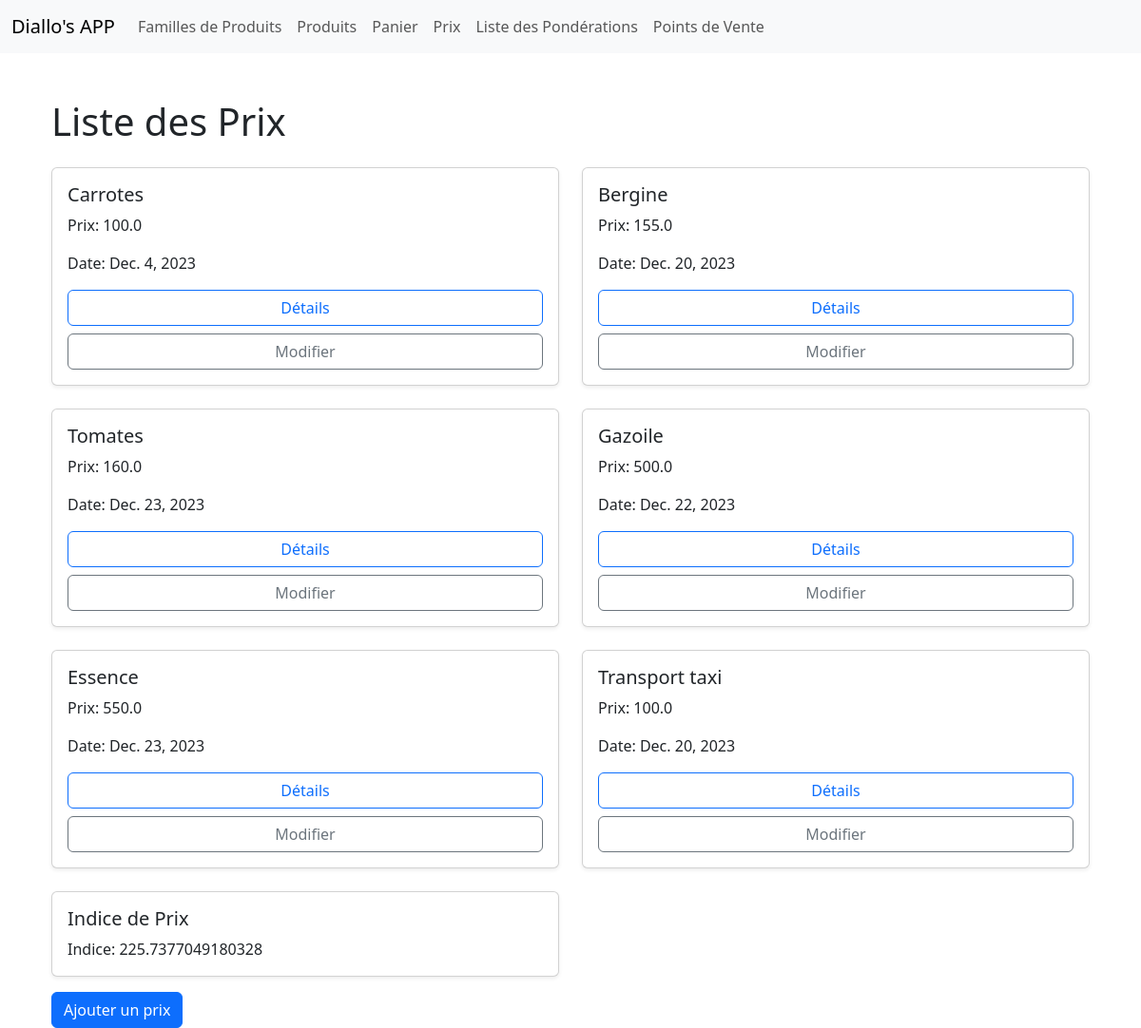
The page / on the database its author committed.
### gestion_produits/models.py (models this page shows, shortened)
class Price(models.Model):
    DEFAULT_VALUE = 0.0
    value = models.FloatField(default=DEFAULT_VALUE)
    date = models.DateField()
    product = models.ForeignKey(Product, on_delete=models.CASCADE)
    zone = models.ForeignKey(pointvente, on_delete=models.CASCADE)
    ponderation = models.OneToOneField(Ponderation, on_delete=models.CASCADE, null=True, blank=True)

class Product(models.Model):
    DEFAULT_CODE = 'DEFAULT_CODE'
    DEFAULT_NAME = 'DEFAULT_NAME'
    DEFAULT_DESCRIPTION = 'DEFAULT_DESCRIPTION'
    code_name = models.CharField(max_length=100, default=DEFAULT_CODE)
    name = models.CharField(max_length=100, default=DEFAULT_NAME)
    description = models.TextField(default=DEFAULT_DESCRIPTION)
    family = models.ForeignKey(Family, on_delete=models.CASCADE)

### gestion_produits/views.py (the view)
# urls.py: path('', views.price_list, name='home'),
def price_list(request):
    prices = Price.objects.all()
    price_index = calculate_price_index(prices)
    return render(
        request,
        'price_list.html',
        {
            'prices': prices,
            'price_index': price_index,
        }
    )

### gestion_produits/utils.py (called while the page is built)
def calculate_price_index(prices):
    total_weighted = 0.0
    total_weight = 0.0
    for price in prices:
        value_as_float = float(price.value)
        if price.ponderation is not None:
            ponderation_as_float = float(price.ponderation.ponderation)
            weighted_price = value_as_float * ponderation_as_float
            total_weighted += weighted_price
            total_weight += ponderation_as_float
    if total_weight != 0:
        price_index = total_weighted / total_weight
        return price_index
    else:
        return None

### gestion_produits/templates/price_list.html (shortened to what this page needs)
{% extends 'base.html' %}
{% block content %}
<div class="container mt-5">
    <h1 class="mb-4">Liste des Prix</h1>
    <div class="row row-cols-1 row-cols-md-2 g-4">
        {% for price in prices %}
            <div class="col">
                <div class="card h-100 shadow-sm">
                    <div class="card-body">
                        <h5 class="card-title">{{ price.product.name }}</h5>
                        <p class="card-text">Prix: {{ price.value }}</p>
                        <p class="card-text">Date: {{ price.date }}</p>
                        <div class="d-grid gap-2">
                            <a href="{% url 'price_detail' pk=price.pk %}" class="btn btn-outline-primary">Détails</a>
                            <a href="{% url 'price_edit' pk=price.pk %}" class="btn btn-outline-secondary">Modifier</a>
                        </div>
                    </div>
                </div>
            </div>
        {% endfor %}
        {% if prices %}
            <div class="col">
                <div class="card h-100 shadow-sm">
                    <div class="card-body">
                        <h5 class="card-title">Indice de Prix</h5>
                        <p class="card-text">Indice: {{ price_index }}</p>
                    </div>
                </div>
            </div>
        {% endif %}
    </div>
    <div class="col mt-3">
        <a href="{% url 'price_add' %}" class="btn btn-primary">Ajouter un prix</a>
    </div>
</div>
{% endblock %}

### rows shown on the page
Price: product.name "Carrotes", value "100.0", date "Dec. 4, 2023"
Price: product.name "Bergine", value "155.0", date "Dec. 20, 2023"
Price: product.name "Tomates", value "160.0", date "Dec. 23, 2023"
Price: product.name "Gazoile", value "500.0", date "Dec. 22, 2023"
Price: product.name "Essence", value "550.0", date "Dec. 23, 2023"
Price: product.name "Transport taxi", value "100.0", date "Dec. 20, 2023"

### other values the page prints
{{ price_index }} "225.7377049180328"
